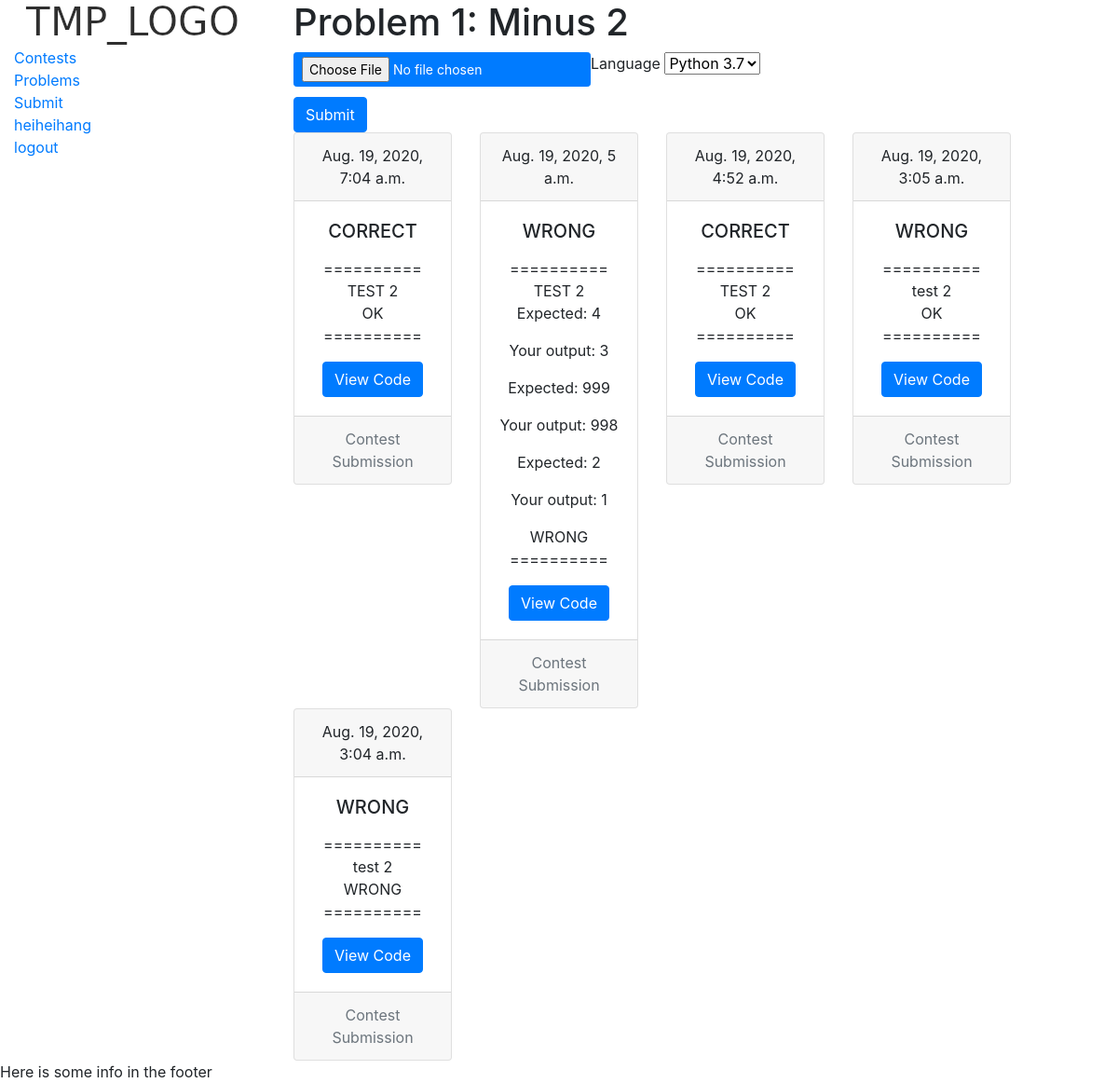
/submission/2/ (signed in), run on an earlier commit of the app's database.
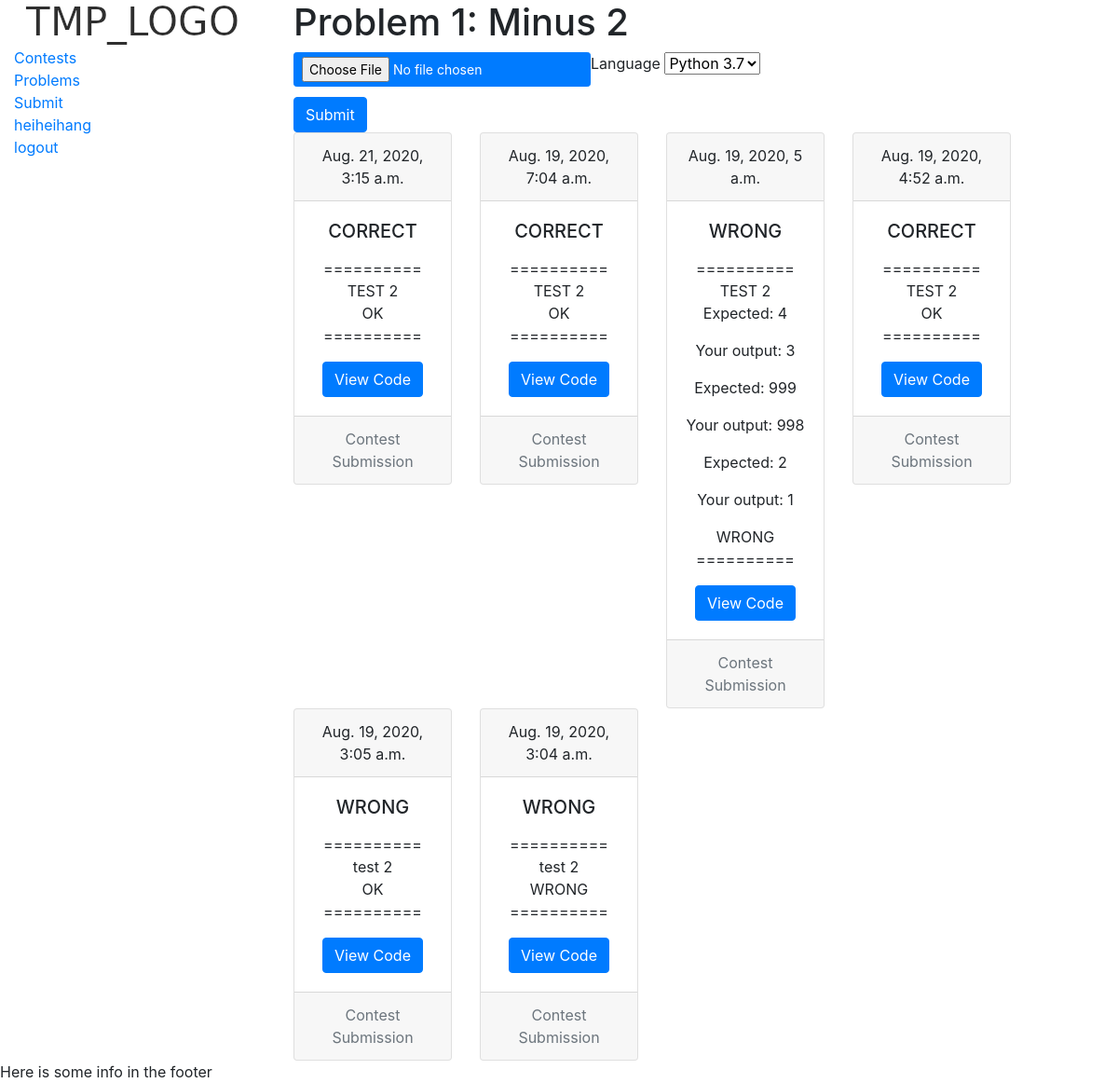
And on a later commit of the database.
### problem/models.py (models this page shows, shortened)
class ProblemModel(models.Model):
    name = models.CharField(max_length=100)
    authors = models.ManyToManyField(get_user_model())
    creation_time = models.DateTimeField(auto_now_add=True)
    problem_statement = models.TextField()
    visibility = models.OneToOneField(VisibilityModel, on_delete=models.CASCADE)
    contests = models.ManyToManyField(ContestModel)
    def __str__(self):
        return self.name
    def is_visible(self, user):
        if self.authors.filter(pk=user.pk).exists():
            return True

### submission/models.py (models this page shows)
class FileSubmission(models.Model):
    file = models.FileField(upload_to=file_submission_name)
    lang = models.CharField(max_length=3, choices=LANG_CHOICES)
    submission_time = models.DateTimeField(auto_now_add=True)
    user = models.ForeignKey(User, on_delete=models.CASCADE)
    graded = models.BooleanField(default=False)
    report = models.FileField(upload_to='random/', blank = True, null = True)
    feedback = models.TextField(max_length=1000, null = True, blank= True)
    problem = models.ForeignKey(ProblemModel, on_delete=models.CASCADE, default = None, blank = True, null= True)
    correct = models.BooleanField(default = False)
    contest = models.ForeignKey(
        ContestModel, on_delete=models.CASCADE, default=None, blank=True, null=True)

### submission/views.py (the view)
# urls.py: path('<int:problem_id>/', views.submission_view, name='submission_view'),
@login_required
def submission_view(request, problem_id):
    problem = get_object_or_404(ProblemModel, id=problem_id)
    user = request.user
    if not problem.is_visible(user):
        return HttpResponseForbidden()
    if request.method == 'POST':
        form = FileSubmissionForm(request.POST, request.FILES)
        if form.is_valid():
            file = form.cleaned_data['file']
            lang = form.cleaned_data['lang']
            submission_time = my_lib.roundSeconds(datetime.datetime.now())
            graded = False
            contests = [c for c in problem.contests.all() if c.contestants.filter(pk=request.user.pk)]
            contests = [c for c in contests if c.is_active()]
            if len(contests) == 0:
                contest = None
            elif len(contests) == 1:
                contest = contests[0]
            else:
                contest = contests[0]
            current_submission = FileSubmission(
                file = file,
                submission_time = submission_time,
                user = user,
                graded = graded,
                problem = problem,
                contest = contest
            )
            current_submission.save()
            django_rq.enqueue(process_job, current_submission.pk)
            return HttpResponseRedirect('/submission/')
    else:
        form = FileSubmissionForm()
    previous_submissions = FileSubmission.objects.all().filter(user = user, problem = problem).order_by('-submission_time')
    if(len(previous_submissions) > 10):
        previous_submissions = previous_submissions[:10]
    for x in previous_submissions:
        my_lib.parse_report(x)
    context = {
        'form' : form,
        'problem': problem,
        'previous_submissions' : previous_submissions
    }
    return render(request, 'submission/submission_view.html', context)

### submission/forms.py
class FileSubmissionForm(forms.Form):
    file = forms.FileField()
    lang = forms.ChoiceField(choices = LANG_CHOICES, required = True)

### home/models.py (called while the page is built)
    def get_absolute_url(self):
        return reverse('user_view', args=[str(self.user.id)])

### submission/my_lib.py (called while the page is built, shortened)
def parse_report(s):
    print(s.submission_time)
    if(s.graded == False and s.report == None):
        return
    report = s.report
    try:
        p = report.path
    except:
        return
    print(p)
    try:
        f = open(p, 'r')
    except:
        return

### submission/templates/submission/submission_view.html (shortened to what this page needs)
{% extends 'base.html' %}
{% block content %}
<h1> {{problem}} </h1>
<div class="code-submission">
    <form id="submission-form" enctype="multipart/form-data" method="POST">
      <div class="form-group">
        <div class="file-field">
          <div class="btn btn-primary btn-sm float-left">
            {{form.file}}
          </div>
        </div>
        <div>
          <label for="{{form.lang.id_for_label}}">Language</label>
          {{form.lang}}
        </div>
        </div>
        <button type="submit" class="btn btn-primary">Submit</button>
    </form>
</div>
<div class="previous_submissions">
  <div class = "row">
      {% for sub in previous_submissions %}
        <div class="col-sm-3">
        {% if sub.feedback %}
          {% if sub.correct %}
            <div class="card text-center">
              <div class="card-header">
                {{sub.submission_time}}
              </div>
              <div class="card-body">
                <h5 class="card-title">CORRECT</h5>
                <p class="card-text">{{sub.feedback|linebreaks}}</p>
                <a href="#" class="btn btn-primary">View Code</a>
              </div>
              <div class="card-footer text-muted">
                Contest Submission
              </div>
            </div>
          {% else %}
            <div class="card text-center">
              <div class="card-header">
                {{sub.submission_time}}
              </div>
              <div class="card-body">
                <h5 class="card-title">WRONG</h5>
                <p class="card-text">{{sub.feedback|linebreaks}}</p>
                <a href="#" class="btn btn-primary">View Code</a>
              </div>
              <div class="card-footer text-muted">
                Contest Submission
              </div>
            </div>
          {% endif %}
        {% endif  %}
        </div>
      {% endfor %}
  </div>
</div>
{% endblock %}

### templates/base.html (shortened to what this page needs)
{% load static %}
<!DOCTYPE html>
<html lang="en">
<head>
    <link rel="stylesheet" href="https://stackpath.bootstrapcdn.com/bootstrap/4.5.2/css/bootstrap.min.css">
</head>
<body>
    <div class="container-fluid">
        <div class="row">
          <div class="col-sm-2">
            {% block navbar %}
            <div class="sidebar-nav">
              <div class="logo"><a href="/"><img src="{% static 'tmp_logo.png' %}" /></a></div>
        <div><a href="/contest">Contests</a>  </div>
        <div><a href="/problem">Problems</a>  </div>
        <div><a href="/submission">Submit</a></div>
          {% if user.is_authenticated %}
          <div><a href="{{user.userprofile.get_absolute_url}}">{{ user.get_username }}</a></div>
          <div> <a href="/accounts/logout?next={{ request.path | urlencode }}">logout</a></div>
          {% else %}
          <div><a href="/accounts/login?next={{ request.path | urlencode }}">login</a></div>
          |
          <div><a href="/accounts/register">register</a></div>
          {% endif %}
          {% endblock %}
        </div>
      </div>
      <div class="col-sm-1">
      </div>
      <div class="col-sm-8">
        {% block content %}{% endblock %}
      </div>
      <div class="col-sm-1">
      </div>
      </div>
    </div>
      {% block footer %}
      <footer>
          Here is some info in the footer
      </footer>
      {% endblock %}
  </body>
</html>

What changed in the data, as far as the page shows it:
added FileSubmission: submission_time "Aug. 21, 2020, 3:15 a.m.", feedback "========== TEST 2 OK =========="
